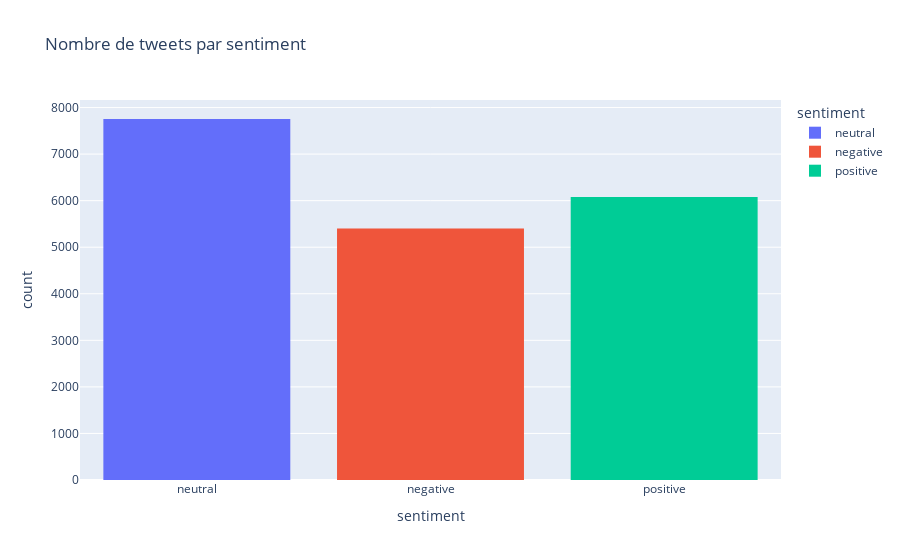

This figure's notebook cell:
### Code cell
fig = px.histogram(df, x="sentiment", color="sentiment", title = 'Nombre de tweets par sentiment')
fig.show()

### Figure 1 — Plotly figure (JSON) as saved in the notebook; plotly's stock layout.template omitted (floating-point values rounded to 4 significant figures; data arrays with more than 128 entries replaced by an {"elided": "..."} marker saying what was removed)
{"data": [{"alignmentgroup": "True", "bingroup": "x", "hovertemplate": "sentiment=%{x}<br>count=%{y}<extra></extra>", "legendgroup": "neutral", "marker": {"color": "#636efa"}, "name": "neutral", "offsetgroup": "neutral", "orientation": "v", "showlegend": true, "type": "histogram", "x": {"elided": "7754 str values"}, "xaxis": "x", "yaxis": "y"}, {"alignmentgroup": "True", "bingroup": "x", "hovertemplate": "sentiment=%{x}<br>count=%{y}<extra></extra>", "legendgroup": "negative", "marker": {"color": "#EF553B"}, "name": "negative", "offsetgroup": "negative", "orientation": "v", "showlegend": true, "type": "histogram", "x": {"elided": "5402 str values"}, "xaxis": "x", "yaxis": "y"}, {"alignmentgroup": "True", "bingroup": "x", "hovertemplate": "sentiment=%{x}<br>count=%{y}<extra></extra>", "legendgroup": "positive", "marker": {"color": "#00cc96"}, "name": "positive", "offsetgroup": "positive", "orientation": "v", "showlegend": true, "type": "histogram", "x": {"elided": "6080 str values"}, "xaxis": "x", "yaxis": "y"}], "layout": {"autosize": true, "barmode": "relative", "legend": {"title": {"text": "sentiment"}, "tracegroupgap": 0}, "title": {"text": "Nombre de tweets par sentiment"}, "xaxis": {"anchor": "y", "autorange": true, "categoryarray": ["neutral", "negative", "positive"], "categoryorder": "array", "domain": [0, 1], "range": [-0.5, 2.5], "title": {"text": "sentiment"}, "type": "category"}, "yaxis": {"anchor": "x", "autorange": true, "domain": [0, 1], "range": [0, 8162.0], "title": {"text": "count"}}}}
